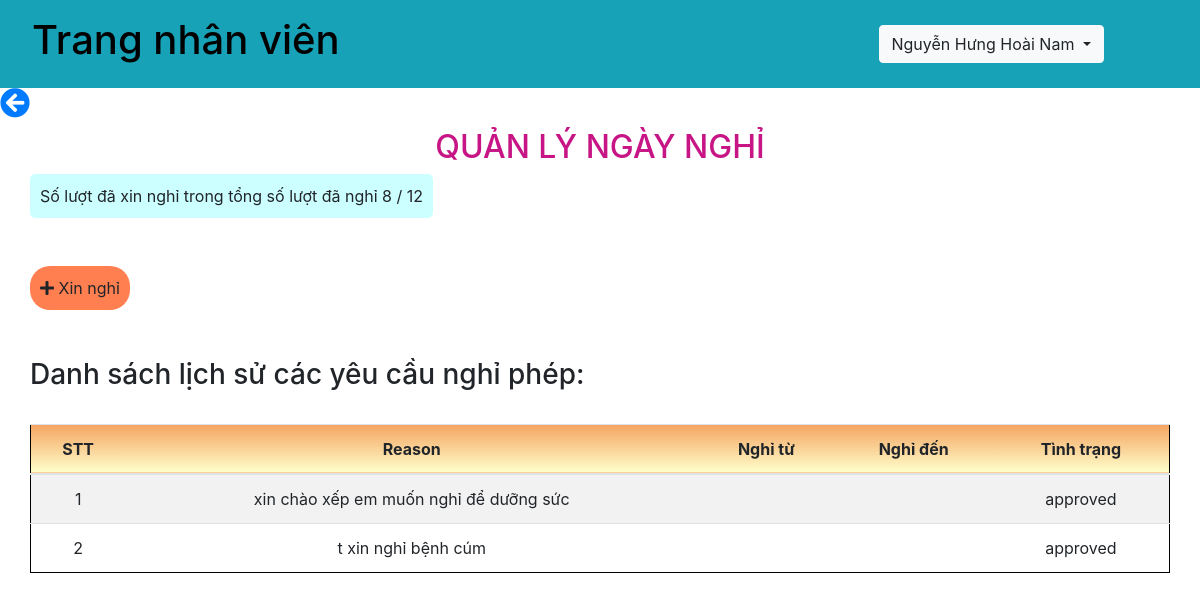
Page /api/nghiphep.php (signed in) on the earlier database version.
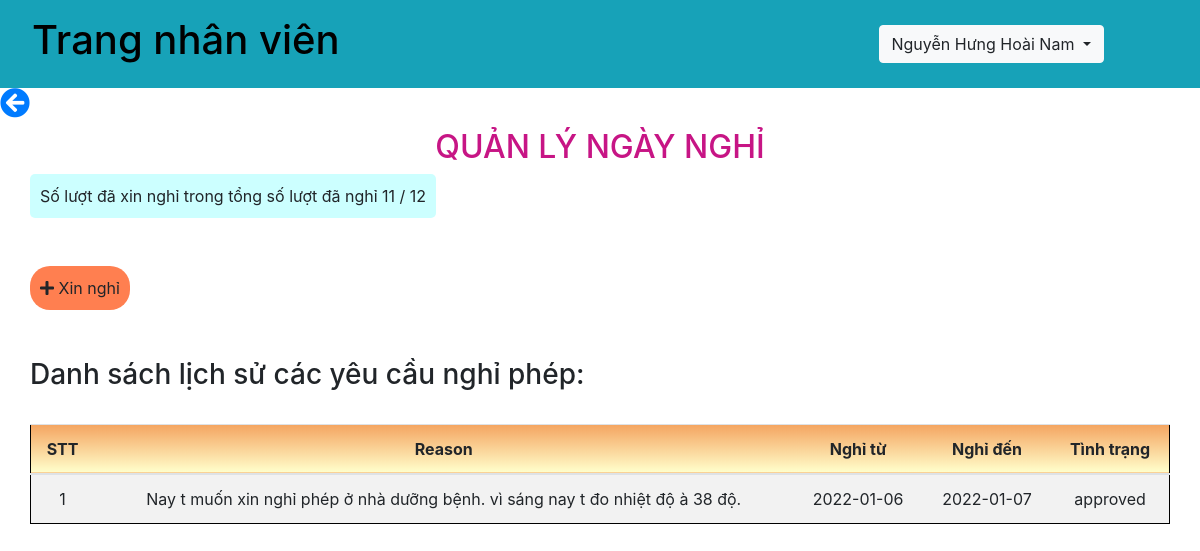
Same page on the later database version.
### tables this page shows
CREATE TABLE `nhanvien` (
  `id` int(11) NOT NULL,
  `name` varchar(100) NOT NULL,
  `username` varchar(50) NOT NULL,
  `password` varchar(100) NOT NULL,
  `maPB` varchar(50) NOT NULL,
  `chucvu` varchar(100) NOT NULL,
  `image` varchar(50) NOT NULL,
  `tongngaynghi` int(11) NOT NULL,
  `duocnghi` int(11) NOT NULL,
  `status` int(11) NOT NULL,
  `cmnd` varchar(20) NOT NULL,
  `email` varchar(50) NOT NULL,
  `sdt` int(11) NOT NULL,
  `diachi` varchar(100) NOT NULL
);

CREATE TABLE `nghiphep` (
  `id` int(11) NOT NULL,
  `name` varchar(100) NOT NULL,
  `reason` varchar(100) NOT NULL,
  `fromDay` date NOT NULL,
  `toDay` date NOT NULL,
  `songay` int(11) NOT NULL,
  `maPB` varchar(50) NOT NULL,
  `status` varchar(100) NOT NULL
);

### db.php (called while the page is built, shortened)
<?php
    function open_database(){
        $conn = mysqli_connect(host, username, password, db);
        return $conn;
    }
    function get_info_nhanvien($username){
        $conn = open_database();
        $sql = "SELECT * FROM nhanvien WHERE username = ?";
        $stmt = $conn->prepare($sql);
        $stmt->bind_param("s", $username);
        if(!$stmt->execute()){
            return array('code' => 1, 'message' =>'Cannot execute query');
        }
        $result = $stmt->get_result();
        $data = $result->fetch_assoc();
        return array('code' => 0, 'message' =>'', 'data' => $data);
    }
    function check_truong_phong($name, $maPB){
        $conn = open_database();
        $chucvu = "trưởng phòng";
        $sql = "select * from nhanvien where name = ? and maPB = ? and chucvu = ?";
        $stmt = $conn->prepare($sql);
        $stmt->bind_param('sss', $name, $maPB, $chucvu);
        if(!$stmt->execute()){
            return array('code'=>1, 'message'=>'cannot execute command');
        }
        $result = $stmt->get_result();
        if($result->num_rows == 0){
            return false;
        }
        return true;
    }
    function get_don_nghiphep($nameNv){
        $conn = open_database();
        $sql = "SELECT * from nghiphep where name = ?";
        $stmt = $conn->prepare($sql);
        $stmt->bind_param('s', $nameNv);
        if(!$stmt->execute()){
            return array('code' => 1, 'message' =>'cannot execute command');
        }
        $result = $stmt->get_result();
        while ($row = $result->fetch_assoc()){
            $data[] = $row;
        }
        return array('code'=>0, 'message'=>'', 'data'=>$data);
    }
    function check_don_nghi_phep($name){
        $conn = open_database();
        $sql = "SELECT * FROM nghiphep WHERE name= ? ORDER BY id DESC LIMIT 1";
        $stmt = $conn->prepare($sql);
        $stmt->bind_param('s', $name);
        $stmt->execute();
        $result = $stmt->get_result();
        $data = $result->fetch_assoc();
        return array('code' => 0, 'message' =>'', 'data' => $data);
    }
?>

### api/nghiphep.php (the view, shortened to what the changed rows need)
<?php
    require_once('../db.php');
?>
<!DOCTYPE html>
<html lang="en">
<head>
    <link rel="stylesheet" href="https://maxcdn.bootstrapcdn.com/bootstrap/4.5.2/css/bootstrap.min.css">
	<link rel="stylesheet" href="https://use.fontawesome.com/releases/v5.15.4/css/all.css">
</head>
<body>
    <?php
        $username = $_SESSION["username"];
        if($username == "admin"){
            $nameNV = $_GET['name'];
            $result = get_info_admin($username);
            if($result['code'] == 0){
                $data = $result['data'];
            }
            ?>
                <nav class="navbar navbar-expand-sm bg-info justify-content-between">
                    <div class="nav-item">
                        <h1 class="nav-link">Trang giám đốc</h1>
                    </div>
                    <div class="nav-item">
                        <div class="dropdown">
                            <button type="button" class="btn btn-light dropdown-toggle" data-toggle="dropdown">
                            <?= $data['name'] ?>
                            </button>
                            <div class="dropdown-menu">
                                <a class="dropdown-item" href="../logout.php">Đăng xuất</a>
                            </div>
                        </div>
                    </div>
                </nav>
            <?php
        }else{
            $result = get_info_nhanvien($username);
            if($result['code'] == 0){
                $data = $result['data'];
            }
            ?>
                <nav class="navbar navbar-expand-sm bg-info justify-content-between">
                    <div class="nav-item">
                        <h1 class="nav-link"><a href="../index.php" style="text-decoration: none; color: black;">Trang nhân viên</a></h1>
                    </div>
                    <div class="nav-item">
                        <div class="dropdown">
                            <button type="button" class="btn btn-light dropdown-toggle" data-toggle="dropdown">
                            <?= $data['name'] ?>
                            </button>
                        </div>
                    </div>
                </nav>
            <?php
        }
    ?>
    <div class="container mt-2">
        <h2 style="color: #C71585; text-align: center;">QUẢN LÝ NGÀY NGHỈ </h2>
        <div class="row mb-5">
            <span  style="background:#CCFFFF; padding: 10px; border-radius: 5px;">Số lượt đã xin nghỉ trong tổng số lượt đã nghỉ <?=$data['tongngaynghi']?> / <?=$data['duocnghi']?></span>
        </div>
            <?php
                $resultCheckDon = check_don_nghi_phep($data['name']);
                    ?>
        <div class="row">
            <?php
                if(check_truong_phong($data['name'], $data['maPB']) == false){
                    ?>
                        <div class="table-responsive">
                        <br>
                            <table class="table table-lg table-striped text-center">
                                <thead>
                                <tr>
                                    <th>STT</th>
                                    <th>Reason</th>
                                    <th>Nghỉ từ</th>
                                    <th>Nghỉ đến</th>
                                    <th>Tình trạng</th>
                                </tr>
                                </thead>
                                <tbody>
                                <?php
                                    $stt = 1;
                                    $resultList = get_don_nghiphep($data['name']);
                                    if($resultList['code'] == 0){
                                        $data1 = $resultList['data'];
                                        if(count($data1) > 0 && is_array($data1)){
                                            foreach ($data1 as $row1) {
                                                ?>
                                                <tr>
                                                    <td><?=$stt?></td>
                                                    <td><?=$row1['reason']?></td>
                                                    <td><?=$row1['fromDay']?></td>
                                                    <td><?=$row1['toDay']?></td>
                                                    <td><?=$row1['status']?></td>
                                                </tr>
                                                <?php
                                                $stt += 1;
                                            }
                                        }
                                    }else{
                                        ?>
                                            <div class="alert alert-danger">Không có đơn xin nghỉ phép</div>
                                        <?php
                                    }
                                ?>
                                </tbody>
                            </table>
                        </div>
                    <?php
                }else if(check_truong_phong($data['name'], $data['maPB']) == true){
                    ?>
                        <div class="table-responsive">
			    <h3>Danh sách lịch sử các yêu cầu nghỉ phép:</h3>
                            <br>
                            <table class="table table-lg table-striped text-center">
                                <thead>
                                <tr>
                                    <th>STT</th>
                                    <th>Name</th>
                                    <th>Reason</th>
                                    <th>Nghỉ từ</th>
                                    <th>Nghỉ đến</th>
                                    <th>Tình trạng</th>
                                </tr>
                                </thead>
                                <tbody>
                                <?php
                                    $stt = 1;
                                    $resultList = get_don_nghiphep($data['name']);
                                    if($resultList['code'] == 0){
                                        $data1 = $resultList['data'];
                                        if(count($data1) > 0 && is_array($data1)){
                                            foreach ($data1 as $row1) {
                                                ?>
                                                <tr>
                                                    <td><?=$stt?></td>
                                                    <td><?=$row1['name']?></td>
                                                    <td><?=$row1['reason']?></td>
                                                    <td><?=$row1['fromDay']?></td>
                                                    <td><?=$row1['toDay']?></td>
                                                    <td><?=$row1['status']?></td>
                                                </tr>
                                                <?php
                                                $stt += 1;
                                            }
                                        }
                                    }else{
                                        ?>
                                            <div class="alert alert-danger">Không có đơn xin nghỉ phép</div>
                                        <?php
                                    }
                                ?>
                                </tbody>
                            </table>
                        </div>
                    <?php
                }
            ?>
        </div>
    </div>
</body>
</html>

Differences in the rows shown:
removed nghiphep: reason "xin chào xếp em muốn nghỉ để dưỡng sức", status "approved"
removed nghiphep: reason "t xin nghỉ bệnh cúm", status "approved"
changed nhanvien "Nguyễn Hưng Hoài Nam": tongngaynghi "8" → "11"
added nghiphep: reason "Nay t muốn xin nghỉ phép ở nhà dưỡng bệnh. vì sáng nay t đo nhiệt độ à 38 độ.", fromDay "2022-01-06", toDay "2022-01-07", status "approved"
